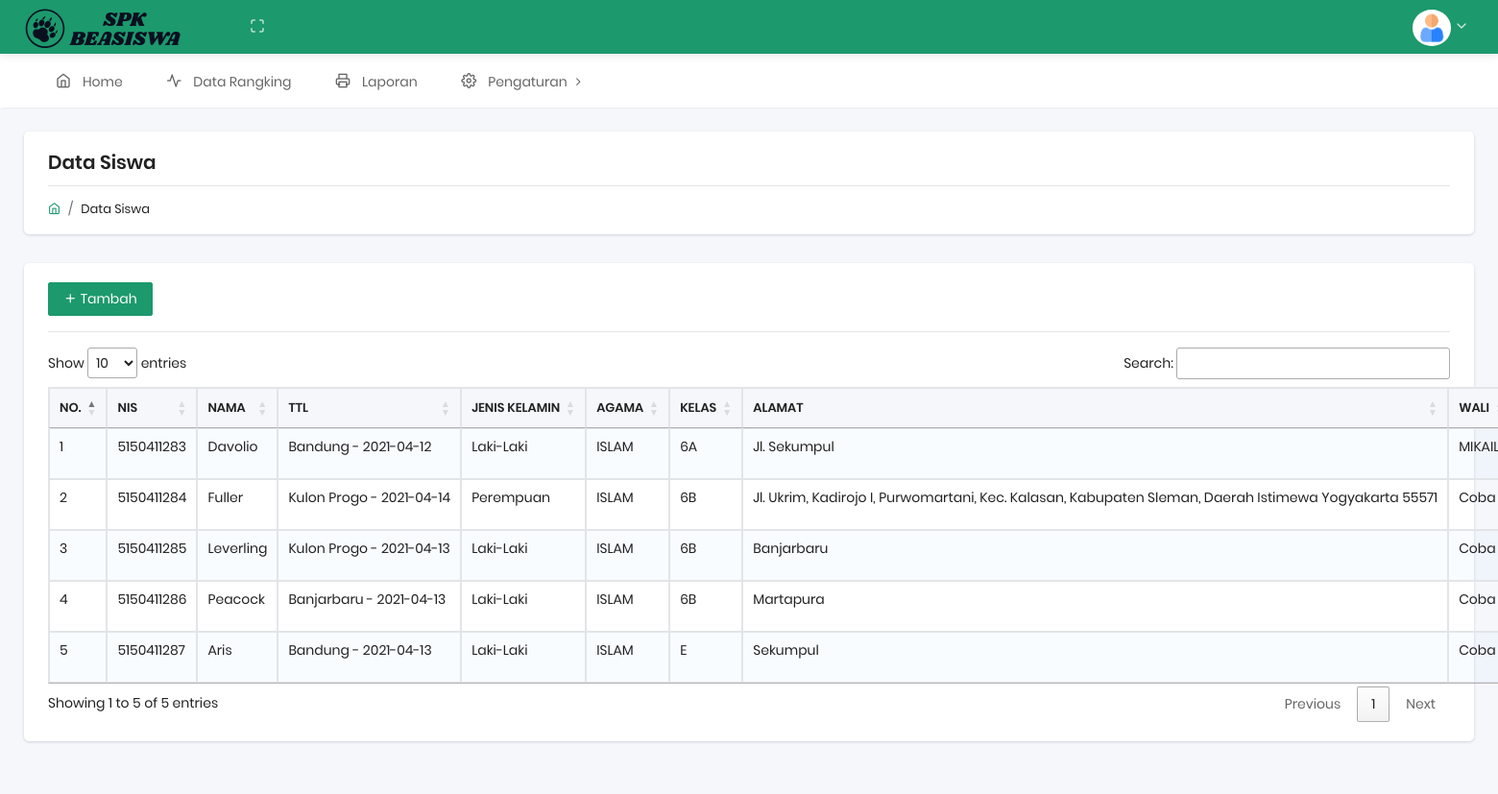
The app's page /siswa.php with its own data.
### tables this page shows
CREATE TABLE `tbl_siswa` (
  `id_siswa` int(11) NOT NULL,
  `nis` varchar(40) NOT NULL,
  `password` varchar(60) NOT NULL,
  `nm_siswa` varchar(50) NOT NULL,
  `alamat` text NOT NULL,
  `tmp_lahir` varchar(50) NOT NULL,
  `tgl_lahir` date NOT NULL,
  `jk` enum('Laki-Laki','Perempuan','','') NOT NULL,
  `agama` varchar(25) NOT NULL,
  `kelas` varchar(10) NOT NULL,
  `id_ortu` int(11) NOT NULL
);

CREATE TABLE `tbl_ortu` (
  `id_ortu` int(11) NOT NULL,
  `nm_ortu` varchar(50) NOT NULL,
  `alamat_ortu` text NOT NULL,
  `telp_ortu` varchar(15) NOT NULL,
  `pekerjaan` varchar(50) NOT NULL,
  `agama_ortu` varchar(25) NOT NULL,
  `gaji_ortu` int(11) NOT NULL
);

### config/class.php (called while the page is built, shortened)
<?php
$mysqli = new mysqli("localhost","root","","spkh");
class siswa
{
	public $koneksi;
	function __construct($mysqli)
	{
		$this->koneksi=$mysqli;
	}
	function get()
	{
		$semuadata=array();
		$ambildata = $this->koneksi-> query("SELECT * FROM tbl_siswa LEFT JOIN tbl_ortu ON tbl_siswa.id_ortu=tbl_ortu.id_ortu ORDER BY id_siswa ");
		while ($pecahdata=$ambildata->fetch_assoc())
		{
			$semuadata[]=$pecahdata;
		}
		return $semuadata;
	}
}
$siswa = new siswa($mysqli);

### siswa.php (the view, shortened to what this page needs)
<?php include 'config/class.php'; ?>
<?php include 'head.php'; ?>
<?php include 'nav.php'; ?>
<?php include 'header.php'; ?>
<?php
$data = $siswa->get();
?>
<div class="pcoded-main-container">
  <div class="pcoded-content">
    <div class="pcoded-inner-content">
      <div class="main-body">
        <div class="page-wrapper">
          <div class="page-header">
            <div class="page-block">
              <div class="row align-items-center">
                <div class="col-md-12">
                  <div class="page-header-title">
                    <h5 class="m-b-10">Data Siswa</h5>
                  </div>
                  <ul class="breadcrumb">
                    <li class="breadcrumb-item"><a href="index.html"><i class="feather icon-home"></i></a></li>
                    <li class="breadcrumb-item"><a href="#!">Data Siswa</a></li>
                  </ul>
                </div>
              </div>
            </div>
          </div>
          <div class="row">
            <div class="col-sm-12">
              <div class="card">
                <div class="card-body">
                 <button type="button" class="btn btn-primary" data-toggle="modal" data-target="#myModal"><i class="feather icon-plus"></i> Tambah</button>
                 <hr>
                 <table class="table table-striped table-bordered" id="example">
                  <thead>
                    <tr>
                      <th>No.</th>
                      <th>NIS</th>
                      <th>Nama</th>
                      <th>TTL</th>
                      <th>Jenis Kelamin</th>
                      <th>Agama</th>
                      <th>Kelas</th>
                      <th>Alamat</th>
                      <th>Wali</th>
                    </tr>
                  </thead>
                  <tbody>
                    <?php foreach ($data as $key => $value): ?>
                      <tr>
                        <td><?= $key+1 ?></td>
                        <td><?= $value['nis'] ?></td>
                        <td><?= $value['nm_siswa'] ?></td>
                        <td><?= $value['tmp_lahir'] ?> - <?= $value['tgl_lahir'] ?></td>
                        <td><?= $value['jk'] ?></td>
                        <td><?= $value['agama'] ?></td>
                        <td><?= $value['kelas'] ?></td>
                        <td><?= $value['alamat'] ?></td>
                        <td><?= $value['nm_ortu'] ?></td>
                      </tr>
                    <?php endforeach ?>
                  </tbody>
                </table>
              </div>
            </div>
          </div>
        </div>
      </div>
    </div>
  </div>
</div>
</div>
<?php include 'footer.php'; ?>

### head.php (shortened to what this page needs)
<!DOCTYPE html>
<html lang="en">
<head>
    <link rel="stylesheet" href="assets/css/plugins/prism-coy.css">
    <link rel="stylesheet" href="assets/css/style.css">
    <link rel="stylesheet" href="https://cdn.datatables.net/1.10.19/css/jquery.dataTables.min.css">
    <link rel="stylesheet" href="https://cdn.datatables.net/rowreorder/1.2.5/css/rowReorder.dataTables.min.css">
    <link rel="stylesheet" href="https://cdn.datatables.net/responsive/2.2.3/css/responsive.dataTables.min.css">
    <link rel="stylesheet" href="assets/alert/css/sweetalert.css">
</head>
<body>

### nav.php (shortened to what this page needs)
<nav class="pcoded-navbar theme-horizontal menu-light brand-blue">
    <div class="navbar-content sidenav-horizontal" id="layout-sidenav">
        <ul class="nav pcoded-inner-navbar sidenav-inner">
           <li class="nav-item">
            <a href="./" class="nav-link "><span class="pcoded-micon"><i class="feather icon-home"></i></span><span class="pcoded-mtext">Home</span></a>
        </li>
        <?php if ($_SESSION['user']['level']=="Tata Usaha"): ?>
         <li class="nav-item">
            <a href="siswa.php" class="nav-link "><span class="pcoded-micon"><i class="feather icon-users"></i></span><span class="pcoded-mtext">Data Siswa</span></a>
        </li>
        <li class="nav-item">
            <a href="kriteria.php" class="nav-link "><span class="pcoded-micon"><i class="feather icon-list"></i></span><span class="pcoded-mtext">Data Kriteria C<sub>i</sub></span></a>
        </li>
        <li class="nav-item">
            <a href="user.php" class="nav-link "><span class="pcoded-micon"><i class="feather icon-user"></i></span><span class="pcoded-mtext">Manajemen User</span></a>
        </li>
        <li class="nav-item">
            <a href="rangking.php" class="nav-link "><span class="pcoded-micon"><i class="feather icon-activity"></i></span><span class="pcoded-mtext">Data Rangking</span></a>
        </li>
        <li class="nav-item">
            <a href="laporan.php" class="nav-link "><span class="pcoded-micon"><i class="feather icon-printer"></i></span><span class="pcoded-mtext">Laporan</span></a>
        </li>
        <?php else: ?>
          <li class="nav-item">
            <a href="rangking.php" class="nav-link "><span class="pcoded-micon"><i class="feather icon-activity"></i></span><span class="pcoded-mtext">Data Rangking</span></a>
        </li>
        <li class="nav-item">
            <a href="laporan.php" class="nav-link "><span class="pcoded-micon"><i class="feather icon-printer"></i></span><span class="pcoded-mtext">Laporan</span></a>
        </li>
    <?php endif ?>
    <li class="nav-item pcoded-hasmenu">
        <a href="#!" class="nav-link "><span class="pcoded-micon"><i class="feather icon-settings"></i></span><span class="pcoded-mtext">Pengaturan</span></a>
    </li>
</ul>
</div>
</nav>

### header.php (shortened to what this page needs)
<header class="navbar pcoded-header navbar-expand-lg navbar-light header-blue">
    <div class="m-header">
        <a href="#!" class="b-brand">
            <img src="media/icon/beasiswa.png" alt="" class="logo">
        </a>
    </div>
    <div class="collapse navbar-collapse">
        <ul class="navbar-nav mr-auto">
            <li class="nav-item">
                <a href="#!" class="full-screen" onclick="javascript:toggleFullScreen()"><i class="feather icon-maximize"></i></a>
            </li>
        </ul>
        <ul class="navbar-nav ml-auto">
            <li>
                <div class="dropdown drp-user">
                    <a href="#!" class="dropdown-toggle" data-toggle="dropdown">
                        <img src="media/icon/user.jpg" class="img-radius wid-40" alt="User-Profile-Image"> <?= $_SESSION['user']['nama'] ?> <i class="feather icon-chevron-down"></i>
                    </a>
                </div>
            </li>
        </ul>
    </div>
</header>

### footer.php (shortened to what this page needs)
</body>
</html>

### records on screen
tbl_siswa: nis "5150411283", nm_siswa "Davolio", tmp_lahir "Bandung", tgl_lahir "2021-04-12", jk "Laki-Laki", agama "ISLAM", kelas "6A", alamat "Jl. Sekumpul", id_ortu.nm_ortu "MIKAIL"
tbl_siswa: nis "5150411284", nm_siswa "Fuller", tmp_lahir "Kulon Progo", tgl_lahir "2021-04-14", jk "Perempuan", agama "ISLAM", kelas "6B", alamat "Jl. Ukrim, Kadirojo I, Purwomartani, Kec. Kalasan, Kabupaten Sleman, Daerah Istimewa Yogyakarta 55571", id_ortu.nm_ortu "Coba"
tbl_siswa: nis "5150411285", nm_siswa "Leverling", tmp_lahir "Kulon Progo", tgl_lahir "2021-04-13", jk "Laki-Laki", agama "ISLAM", kelas "6B", alamat "Banjarbaru", id_ortu.nm_ortu "Coba"
tbl_siswa: nis "5150411286", nm_siswa "Peacock", tmp_lahir "Banjarbaru", tgl_lahir "2021-04-13", jk "Laki-Laki", agama "ISLAM", kelas "6B", alamat "Martapura", id_ortu.nm_ortu "Coba"
tbl_siswa: nis "5150411287", nm_siswa "Aris", tmp_lahir "Bandung", tgl_lahir "2021-04-13", jk "Laki-Laki", agama "ISLAM", kelas "E", alamat "Sekumpul", id_ortu.nm_ortu "Coba"
